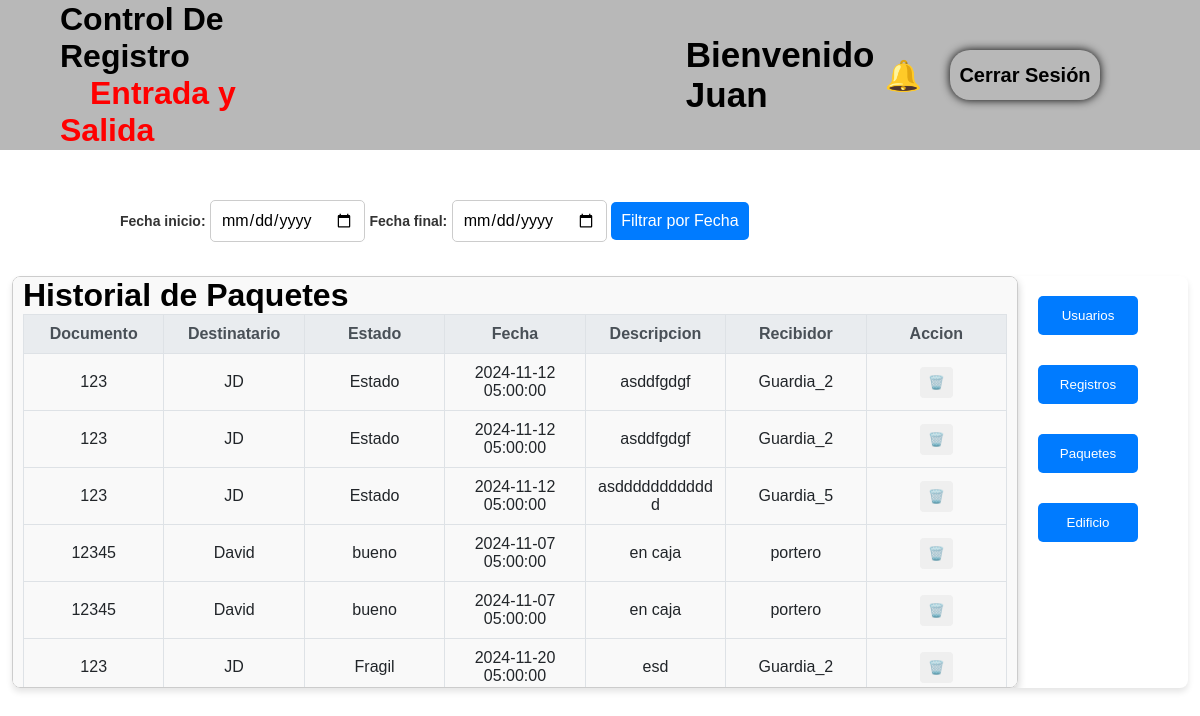
Before: /HomeController/HistoryPackages (signed in) with the older database file.
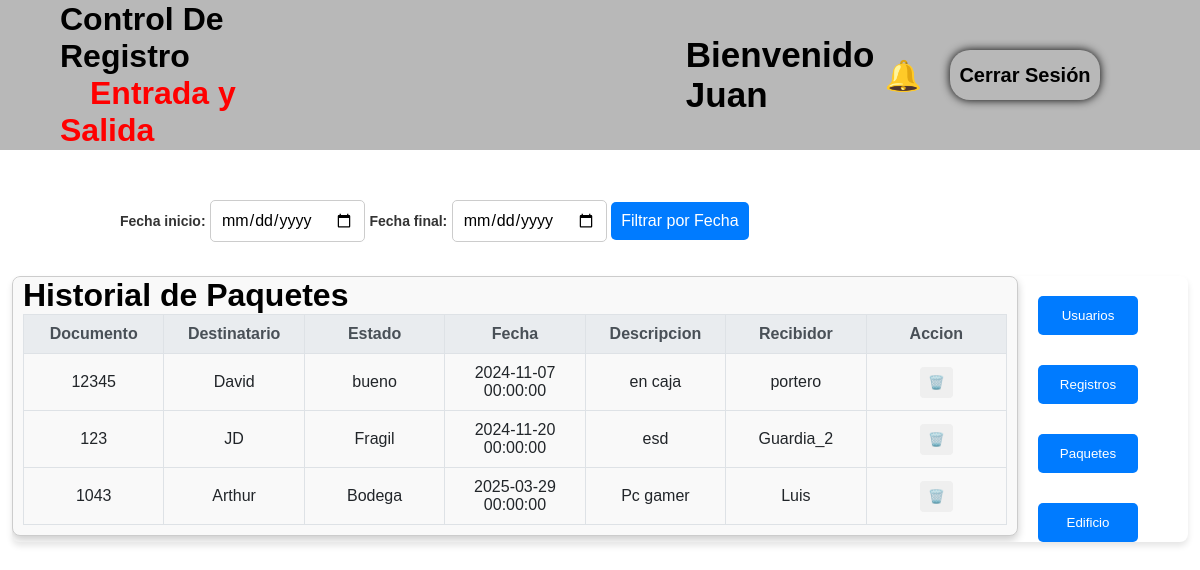
After: the same page with the newer database file.
### tables this page shows
CREATE TABLE `paquete` (
  `Pa_id` int(10) NOT NULL AUTO_INCREMENT,
  `Pa_estado` varchar(250) NOT NULL,
  `Pa_descripcion` varchar(250) NOT NULL,
  `Pa_fecha` timestamp NOT NULL DEFAULT current_timestamp(),
  `Pa_responsable` varchar(50) NOT NULL,
  `Pe_id` int(11) DEFAULT NULL,
  PRIMARY KEY (`Pa_id`),
  KEY `Pe_id` (`Pe_id`),
  CONSTRAINT `paquete_ibfk_1` FOREIGN KEY (`Pe_id`) REFERENCES `persona` (`Pe_id`),
  CONSTRAINT `paquete_ibfk_2` FOREIGN KEY (`Pe_id`) REFERENCES `persona` (`Pe_id`)
);

CREATE TABLE `persona` (
  `Pe_id` int(20) NOT NULL,
  `Pe_nombre` varchar(50) NOT NULL,
  `Pe_apellidos` varchar(50) NOT NULL,
  `Pe_telefono` varchar(50) NOT NULL,
  `Us_id` int(11) DEFAULT NULL,
  `Ap_id` int(10) DEFAULT NULL,
  PRIMARY KEY (`Pe_id`),
  KEY `U_id` (`Us_id`),
  KEY `Ap_id` (`Ap_id`),
  CONSTRAINT `persona_ibfk_3` FOREIGN KEY (`Us_id`) REFERENCES `usuario` (`Us_id`),
  CONSTRAINT `persona_ibfk_4` FOREIGN KEY (`Ap_id`) REFERENCES `apartamento` (`Ap_id`)
);

### app/controllers/HomeController.php (called while the page is built, shortened)
<?php
class HomeController extends Controlador
{
    private $paquetModel;
    public function __construct()
    {
        $this->paquetModel = $this->modelo('PaquetModel');
    }
    public function HistoryPackages()
    {
        $paquets = $this->paquetModel->getpaquetesByTable();
        $datos = [
            'paquets' => $paquets
        ];
        $this->vista('pages/admin/paquetesView', $datos);
    }
}

### app/utils/Core.php (called while the page is built, shortened)
<?php
class Core
{
    protected $metodoActual = 'index';
    public function __construct()
    {
        $url = $this->getUrl();
        if (file_exists('../app/controllers/' . ucwords(!isset($url) ? null : $url[0]) . '.php')) {
            unset($url[0]);
        }
        $this->controladorActual = new $this->controladorActual;
        if (isset($url[1])) {
            if (method_exists($this->controladorActual, $url[1])) {
                $this->metodoActual = $url[1];
                unset($url[1]);
            }
        }
        $this->parametros = $url ? array_values($url) : [];
        call_user_func_array([$this->controladorActual, $this->metodoActual], $this->parametros);
    }
    public function getUrl()
    {
        $url = null;
        if (isset($_GET['url']))
            $url = $_GET['url'];
        else{
            $result = $_SERVER['REQUEST_URI'];
            $url = substr($result, 1);
        }
        if (isset($url)) {
            $url = rtrim($url, '/');
            $url = filter_var($url, FILTER_SANITIZE_URL);
            $url = explode('/', $url);
            return $url;
        }
    }
}

### public/index.php (called while the page is built, shortened)
<?php
$iniciar = new Core;
?>

### app/utils/Base.php (called while the page is built, shortened)
<?php
class Base
{
    private $host = DB_HOST;
    private $usuario = DB_USUARIO;
    private $password = DB_PASSWORD;
    private $nombre_base = DB_NOMBRE;
    private $dbh;
    private $stmt;
    public function __construct()
    {
        $dsn = 'mysql:host=' . $this->host . ';dbname=' . $this->nombre_base;
        $opciones = array(
            PDO::ATTR_PERSISTENT => true,
            PDO::ATTR_ERRMODE => PDO::ERRMODE_EXCEPTION
        );
        try {
            $this->dbh = new PDO($dsn, $this->usuario, $this->password, $opciones);
            $this->dbh->exec('set names utf8');
        } catch (PDOException $e) {
            $this->error = $e->getMessage();
            echo $this->error;
        }
    }
    public function query($sql)
    {
        $this->stmt = $this->dbh->prepare($sql);
    }
    public function execute()
    {
        return $this->stmt->execute();
    }
    public function registros()
    {
        $this->execute();
        try {
            return $this->stmt->fetchAll(PDO::FETCH_OBJ);
        } catch (Exception $e) {
            return;
        }
    }
}

### app/models/PaquetModel.php (called while the page is built, shortened)
<?php
class PaquetModel
{
    private $db;
    public function __construct()
    {
        $this->db = new Base;
    }
    public function getpaquetesByTable()
    {
        $this->db->query("select a.Pe_id,a.Pe_nombre,p.* from paquete p , persona a where a.Pe_id=p.Pe_id;");
        return $this->db->registros();
    }
}

### app/views/pages/admin/paquetesView.php (the view, shortened to what the changed rows need)
<?php require_once RUTA_APP . '/views/inc/header-admin.php'; ?>
<div class="table-container">
    <div class="table-wrapper">
        <h1>Historial de Paquetes</h1>
        <table>
            <thead>
                <tr>
                    <th>Documento</th>
                    <th>Destinatario</th>
                    <th>Estado</th>
                    <th>Fecha</th>
                    <th>Descripcion</th>
                    <th>Recibidor</th>
                    <th>Accion</th>
                </tr>
            </thead>
            <tbody>
                <?php
                if (!empty($datos['paquets'])) {
                    foreach ($datos['paquets'] as $historial) {
                        if (is_object($historial)) {
                            echo "<tr>";
                            echo "<td>" . htmlspecialchars($historial->Pe_id ?? '') . "</td>";
                            echo "<td>" . htmlspecialchars($historial->Pe_nombre ?? '') . " " . htmlspecialchars($historial->Pe_apellidos ?? '') . "</td>";
                            echo "<td>" . htmlspecialchars($historial->Pa_estado ?? '') . "</td>";
                            echo "<td>" . htmlspecialchars($historial->Pa_fecha ?? '') . "</td>";
                            echo "<td>" . htmlspecialchars($historial->Pa_descripcion ?? '') . "</td>";
                            echo "<td>" . htmlspecialchars($historial->Pa_responsable ?? '') . "</td>";
                            echo "<td>
                    <form action='" . RUTA_URL . "/HomeController/DeletePaquete' method='POST' style='display:inline;'>
                        <input type='hidden' name='delete_pid' value='" . htmlspecialchars($historial->Pa_id ?? '') . "'>
                        <input type='hidden' name='fecha_inicio' value='" . htmlspecialchars($datos['fecha_inicio'] ?? '') . "'>
                        <input type='hidden' name='fecha_fin' value='" . htmlspecialchars($datos['fecha_fin'] ?? '') . "'>
                        <button type='submit' name='deletePaquetes' class='delete-btn-pq'>🗑️</button>
                    </form>
                </td>";
                            echo "</tr>";
                        }
                    }
                } else {
                    echo "<tr><td colspan='7'>No se encontraron paquetes para este rango de fechas.</td></tr>";
                }
                ?>
            </tbody>
        </table>
    </div>
</div>
<?php require_once RUTA_APP . '/views/inc/footer-admin.php'; ?>

Changed rows visible on the page:
removed paquete: Pe "123", Pe.Pe_nombre "JD", Pa_estado "Estado", Pa_fecha "2024-11-12 05:00:00", Pa_descripcion "asddfgdgf", Pa_responsable "Guardia_2"
removed paquete: Pe "123", Pe.Pe_nombre "JD", Pa_estado "Estado", Pa_fecha "2024-11-12 05:00:00", Pa_descripcion "asddfgdgf", Pa_responsable "Guardia_2"
removed paquete: Pe "123", Pe.Pe_nombre "JD", Pa_estado "Estado", Pa_fecha "2024-11-12 05:00:00", Pa_descripcion "asdddddddddddd", Pa_responsable "Guardia_5"
removed paquete: Pe "12345", Pe.Pe_nombre "David", Pa_estado "bueno", Pa_fecha "2024-11-07 05:00:00", Pa_descripcion "en caja", Pa_responsable "portero"
changed paquete "bueno": Pa_fecha "2024-11-07 05:00:00" → "2024-11-07 00:00:00"
changed paquete "Fragil": Pa_fecha "2024-11-20 05:00:00" → "2024-11-20 00:00:00"
added paquete: Pe "1043", Pe.Pe_nombre "Arthur", Pa_estado "Bodega", Pa_fecha "2025-03-29 00:00:00", Pa_descripcion "Pc gamer", Pa_responsable "Luis"
